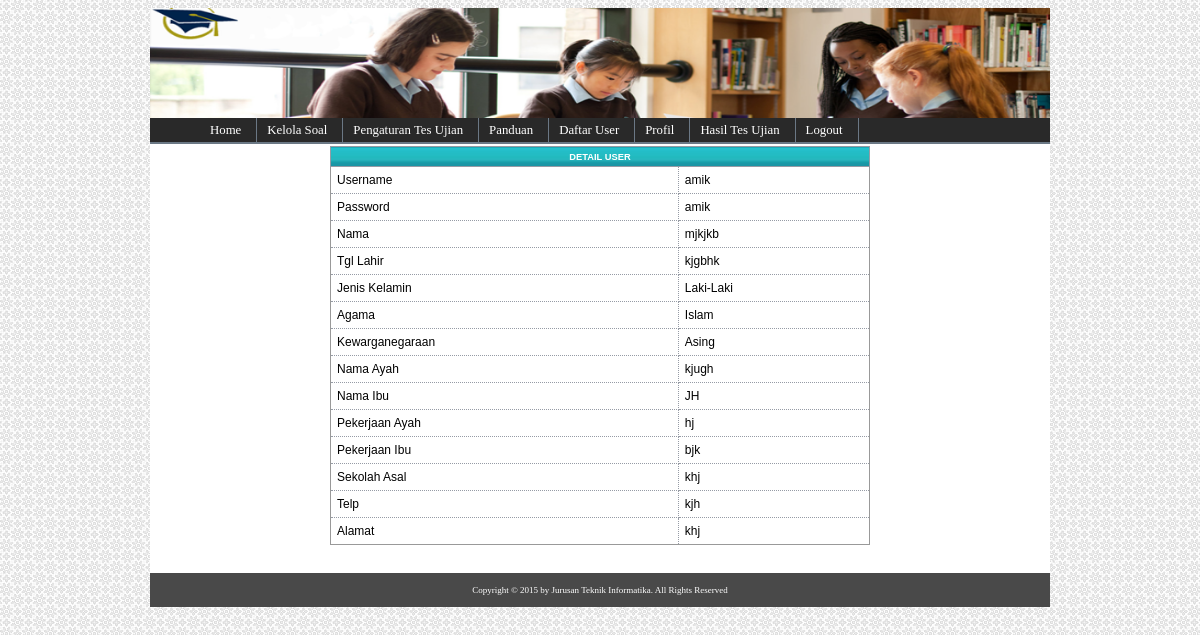
The app's page /adminweb/media.php?module=users&act=lihat&id=58 (signed in) with its own data.
### tables this page shows
CREATE TABLE IF NOT EXISTS `tbl_user` (
  `id_user` int(11) NOT NULL AUTO_INCREMENT,
  `username` varchar(40) NOT NULL,
  `password` varchar(40) NOT NULL,
  `nama` text NOT NULL,
  `tgl_lahir` varchar(30) NOT NULL,
  `jk` varchar(20) NOT NULL,
  `agama` varchar(40) NOT NULL,
  `kwgn` varchar(40) NOT NULL,
  `nama_ayah` varchar(40) NOT NULL,
  `nama_ibu` varchar(40) NOT NULL,
  `pekerjaan_ayah` varchar(40) NOT NULL,
  `pekerjaan_ibu` varchar(40) NOT NULL,
  `sekolah_asal` varchar(50) NOT NULL,
  `telp` varchar(13) NOT NULL,
  `alamat` text NOT NULL,
  `statusaktif` enum('Y','N') NOT NULL DEFAULT 'Y',
  PRIMARY KEY (`id_user`)
);

### adminweb/modul/mod_users/users.php (the view, shortened to what this page needs)
<?php
switch($_GET['act']){
	case "lihat":
	     $tampil = mysql_query("SELECT * FROM tbl_user WHERE id_user='$_GET[id]'");
		$t=mysql_fetch_array($tampil);
		echo "
  <table width='60%'>
    <tr><th colspan=2 align='center'>DETAIL USER</th></tr>
    <tr><td>Username</td><td>$t[username]</td></tr>
    <tr><td>Password</td><td>$t[password]</td></tr>
    <tr><td>Nama</td><td>$t[nama]</td></tr>
    <tr><td>Tgl Lahir </td><td>$t[tgl_lahir]</td></tr>
    <tr><td>Jenis Kelamin </td><td>$t[jk]</td> </tr>
    <tr><td>Agama</td><td>$t[agama]</td></tr>
    <tr><td>Kewarganegaraan</td><td>$t[kwgn]</td></tr>
    <tr><td>Nama Ayah </td><td>$t[nama_ayah]</td></tr>
    <tr><td>Nama Ibu </td><td>$t[nama_ibu]</td></tr>
    <tr><td>Pekerjaan Ayah</td><td>$t[pekerjaan_ayah]</td></tr>
    <tr><td>Pekerjaan Ibu </td><td>$t[pekerjaan_ibu]</td></tr>
    <tr><td>Sekolah Asal </td><td>$t[sekolah_asal]</td></tr>
    <tr> <td>Telp</td><td>$t[telp]</td></tr>
    <tr><td>Alamat</td><td>$t[alamat]</td></tr>
  </table>";
	break;
}
?>

### adminweb/style.css (style rules this page uses)
body { font-family: Tahoma; background:url('images/page_bg.jpg'); text-align: center; }
table { font-family: Verdana, Arial, Helvetica, sans-serif; font-size: 9pt; border-width: 1px; border-style: solid; border-color: #999999; border-collapse: collapse; margin: 10px 0px; }
th { color: #FFFFFF; font-size: 7pt; text-transform: uppercase; text-align: center; padding: 0.5em; border-width: 1px; border-style: solid; border-color: #969BA5; border-collapse: collapse; background:url(../css/images/bg_menutop.jpg); }
td { padding: 0.5em; vertical-align: top; border-width: 1px; border-style: dotted; border-color: #969BA5; border-collapse: collapse; }

### records on screen
tbl_user: username "amik", password "amik", nama "mjkjkb", tgl_lahir "kjgbhk", jk "Laki-Laki", agama "Islam", kwgn "Asing", nama_ayah "kjugh", nama_ibu "JH", pekerjaan_ayah "hj", pekerjaan_ibu "bjk", sekolah_asal "khj", telp "kjh", alamat "khj"
